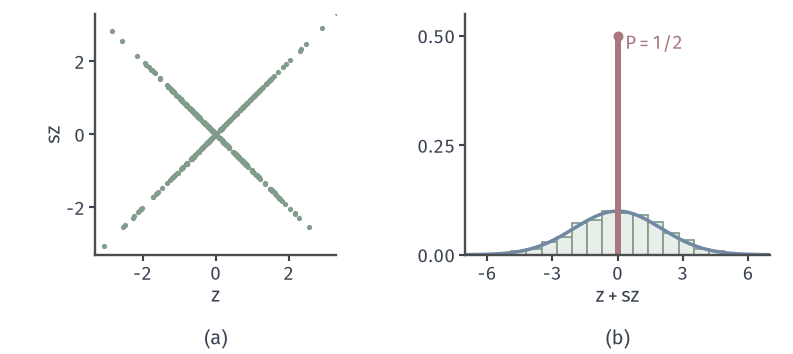

Python code for this plot:
"""Gaussian components that are not jointly Gaussian: Z ~ N(0,1), S = +-1 with prob 1/2, independent.
(a) 400 points of (Z, SZ) (seed 3) on the two diagonals;
(b) distribution of Z+SZ: atom of mass 1/2 at 0 (red bar) and continuous part with density 0.5*N(0,4)
(blue), histogram of the nonzero simulated values scaled by their share (green)."""
from pathlib import Path
import sys
sys.path.insert(0, str(Path(__file__).resolve().parents[1]/'mvd-common'))
from mvd_fig import *

rng = np.random.default_rng(3)
Z = rng.standard_normal(4000); Sg = rng.choice([-1., 1.], 4000)
fig, axes = figure(width_mm=112, height_mm=50, ncols=2)
panel(fig, left=.08, right=.97, top=.96, bottom=.28, wspace=.32)
ax = axes[0]; style(ax)
ax.plot(Z[:400], (Sg*Z)[:400], '.', ms=2.2, color=GREEN)
ax.set_xlim(-3.3, 3.3); ax.set_ylim(-3.3, 3.3); ax.set_aspect('equal')
ax.set_xticks([-2, 0, 2]); ax.set_yticks([-2, 0, 2]); axlab(ax, '$z$', '$sz$')
ax = axes[1]; style(ax)
T = Z+Sg*Z; nz = T[T != 0]
ax.hist(nz, bins=np.arange(-7, 7.01, .7), weights=np.full(nz.size, 1/T.size/.7), color=GREEN_FILL, edgecolor=GREEN, lw=.7)
g = np.linspace(-7, 7, 400); ax.plot(g, .5*npdf(g, 0, 4), color=BLUE, lw=1.4)
ax.plot([0, 0], [0, .5], color=RED, lw=2.4, solid_capstyle='butt'); dot(ax, 0, .5, ms=4)
lab(ax, .35, .47, r'$\mathrm{P}=1/2$', RED, ha='left')
ax.set_xlim(-7, 7); ax.set_ylim(0, .55); ax.set_xticks([-6, -3, 0, 3, 6]); ax.set_yticks([0, .25, .5])
axlab(ax, '$z+sz$')
tags(fig, axes)
save(fig, HERE(__file__), 'figure', {'seed': 3, 'n': 4000, 'share_zero': float(np.mean(T == 0))})
